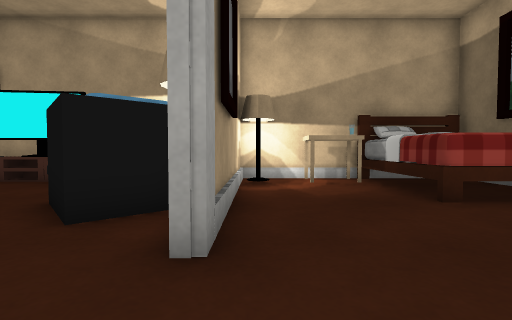
view 1 (above)

16 first-person views from a walk through a scene from a Unity 3-D project. The camera is 0.48 m above the floor, tilts 2° down and sees 85° across. The floor is counted in squares, 0.5 m on a side. Each view is taken from the middle of a square. On the plan, view 1 faces up. The plan holds only what a view shows up to about 11 squares ahead; the rest is blank. The place goes on beyond the plan. The player is left out. Some surface patterns are stand-ins.

view 2
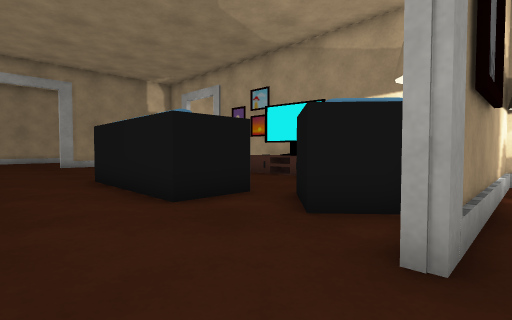

view 3
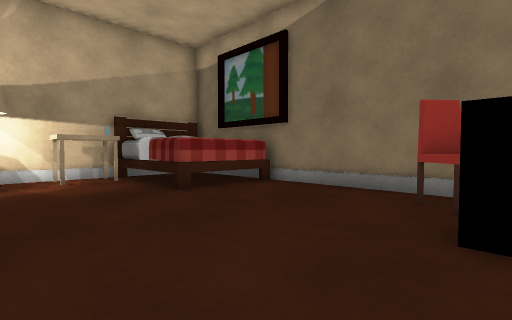

view 4
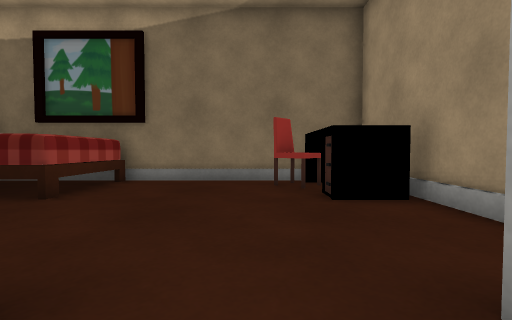

view 5
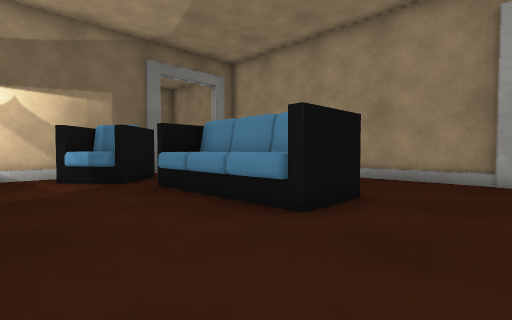

view 6
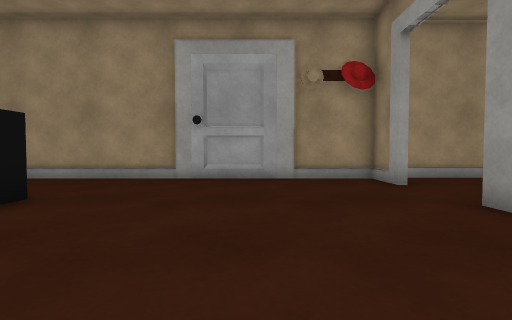

view 7
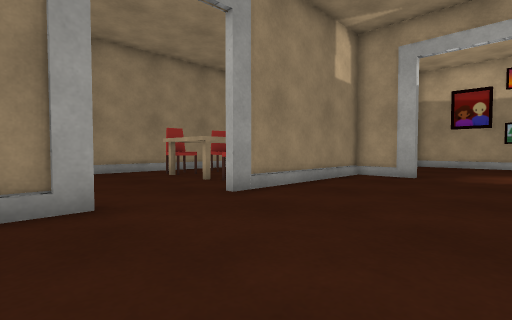

view 8
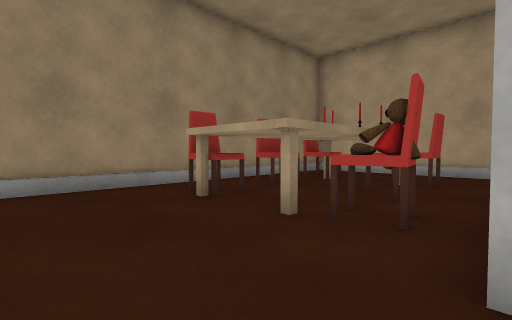

view 9
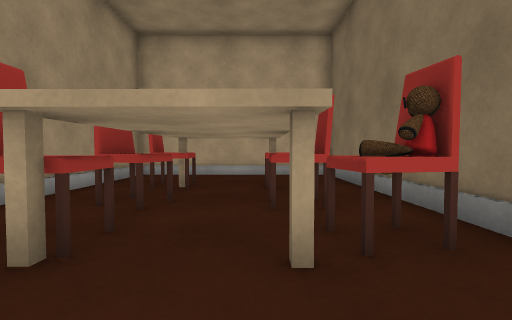

view 10
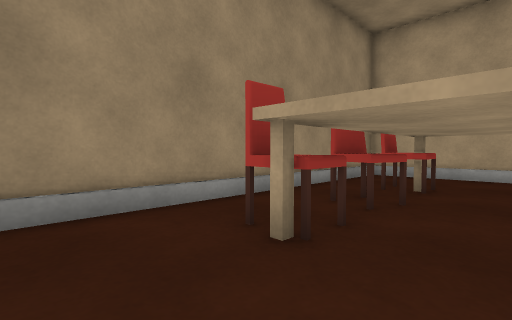

view 11
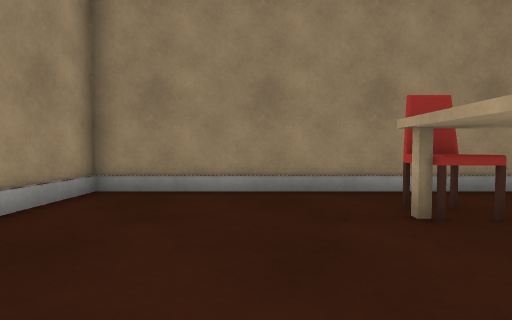

view 12
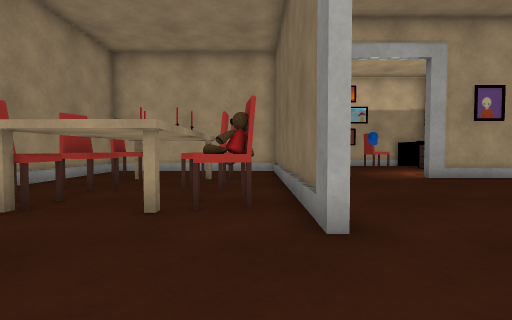

view 13
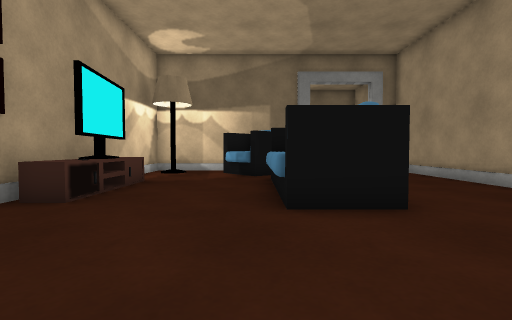

view 14
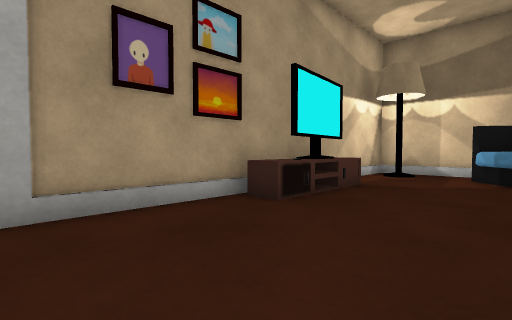

view 15
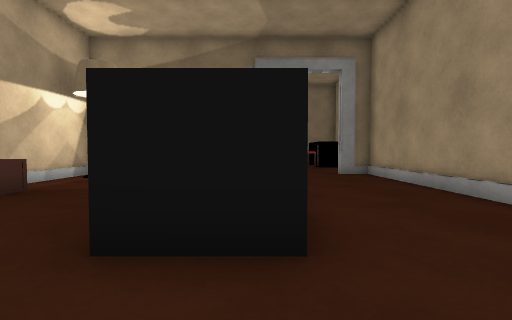

view 16
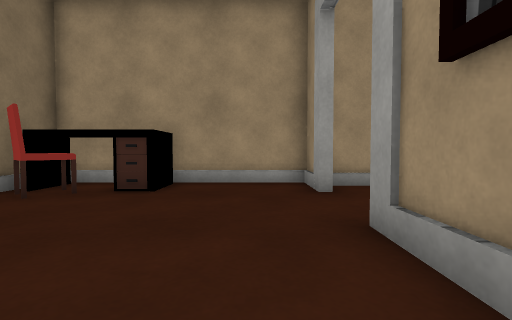

### Floor plan
Points are (right, up) in squares from view 1. A wall is a line through its corners. A room is listed if a view was taken in it or the views show most of it. See-through windows are left out.
Room 1 (views 1, 2, 3, 4, 5, 6, 7, 8, 9, 10, 11, 12, 13, 14, 15, 16)
walls: (-11.4, -1.6) (-0.9, -1.6); (-14.2, -1.6) (-12.4, -1.6); (-15.4, -1.4) (-11.2, -1.4); (-18.1, 3.1) (-18.1, 13) (-25.6, 13) (-25.6, -1.8) (-19.2, -1.8); (-15.9, 9.7) (-17.9, 9.7) (-17.9, 3.1); (-17.9, 0.4) (-17.9, -1.6) (-15.2, -1.6); (-0.7, 6) (-0.7, 8.4); (-0.9, -0.4) (-0.5, -0.4) (-0.5, -2.4) (3.5, -2.4); (-1, 9.7) (-13, 9.7); (0, 9.7) (-0.5, 9.7) (-0.5, 2.5) (-0.9, 2.5); (3.6, 9.7) (0.1, 9.7); (5, 9.7) (3.9, 9.7); (7, -2.4) (7, 9.6)
low walls: (-25.6, -1.6) (-19.2, -1.6)
ways out: opening at (-14.5, 10)
objects: chair (-24, 4) to (-23, 5); chair (-24, 7) to (-23, 7); chair (-24, 9) to (-23, 10); table (-23, 4) to (-21, 8); chair (-20, 5) to (-19, 5); chair (-20, 7); chair (-20, 9) to (-20, 10); sofa (-9, 3) to (-5, 5); other object (-9, 9); TV (-8, 9) to (-6, 9); other object (-5, 9); chair (-4, 4) to (-1, 6); lamp (-2, 9); lamp (0, 9); table (2, 8) to (3, 9); desk (3, -2) to (6, -1); bed (4, 5) to (6, 9); chair (5, 0) to (6, 0)

Where each view was taken, in squares from view 1:
view 1: 0 up, 0 right, facing up
view 2: 0 up, 0 right, facing up-left
view 3: 1 down, 0 right, facing up-right
view 4: 1 up, 2 left, facing right
view 5: 8 up, 12 left, facing down-right
view 6: 8 up, 14 left, facing down
view 7: 1 down, 13 left, facing up-left
view 8: 1 up, 18 left, facing up-left
view 9: 2 up, 21 left, facing up
view 10: 2 up, 21 left, facing up-left
view 11: 2 up, 19 left, facing left
view 12: 0 up, 19 left, facing up
view 13: 5 up, 14 left, facing right
view 14: 5 up, 13 left, facing up-right
view 15: 3 up, 12 left, facing right
view 16: 6 up, 1 right, facing down
